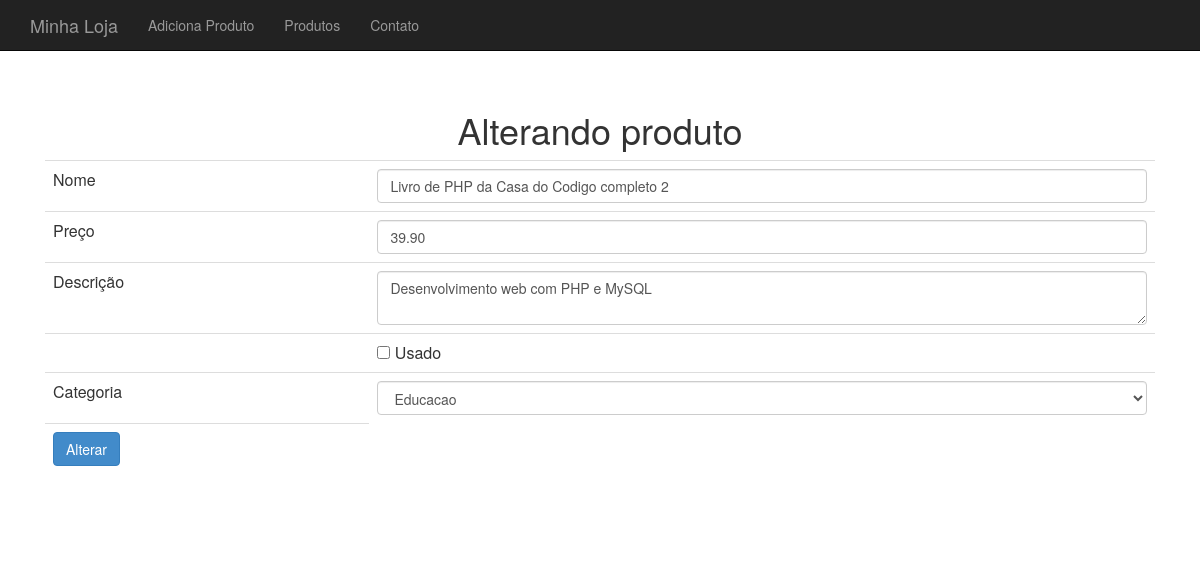
Page /loja/produto-altera-formulario.php?id=1 on the committed database.
### tables this page shows
CREATE TABLE `produtos` (
  `id` int(11) NOT NULL,
  `nome` varchar(255) DEFAULT NULL,
  `preco` decimal(10,2) DEFAULT NULL,
  `descricao` text NOT NULL,
  `usado` tinyint(1) NOT NULL,
  `categoria_id` int(11) DEFAULT NULL,
  `isbn` varchar(255) DEFAULT NULL,
  `tipoProduto` varchar(255) DEFAULT NULL,
  `waterMark` varchar(255) DEFAULT NULL,
  `taxaImpressao` varchar(255) DEFAULT NULL
);

### loja/banco-produto.php (called while the page is built, shortened)
<?php
require_once("class/Produto.php");
require_once("class/Categoria.php");
function buscaProduto($conexao, $id) {
	$query = "select * from produtos where id = {$id}";
	$resultado = mysqli_query($conexao, $query);
	$produto_buscado = mysqli_fetch_assoc($resultado);
	$categoria = new Categoria();
	$categoria->setId($produto_buscado['categoria_id']);
	$nome = $produto_buscado['nome'];
	$descricao = $produto_buscado['descricao'];
	$preco = $produto_buscado['preco'];
	$usado = $produto_buscado['usado'];
	$produto = new Produto($nome, $preco, $descricao, $categoria, $usado);
	$produto->setId($produto_buscado['id']);
	return $produto;
}

### loja/class/Produto.php (called while the page is built, shortened)
<?php
class Produto {
	private $nome;
	private $preco;
	private $descricao;
	private $categoria;
	private $usado;
	function __construct($nome, $preco, $descricao, Categoria $categoria, $usado) {
		$this->nome = $nome;
		$this->preco = $preco;
		$this->descricao = $descricao;
		$this->categoria = $categoria;
		$this->usado = $usado;
	}
	public function getNome() {
		return $this->nome;
	}
	public function getPreco() {
		return $this->preco;
	}
	public function getDescricao() {
		return $this->descricao;
	}
	public function getCategoria() {
		return $this->categoria;
	}
	public function isUsado() {
		return $this->usado;
	}
	public function setUsado($usado) {
		$this->usado = $usado;
	}
}
?>

### loja/banco-categoria.php (called while the page is built, shortened)
<?php
require_once("class/Categoria.php");
function listaCategorias($conexao) {
	$categorias = array();
	$query = "select * from categorias";
	$resultado = mysqli_query($conexao, $query);
	while($categoria_array = mysqli_fetch_assoc($resultado)) {
		$categoria = new Categoria();
		$categoria->setId($categoria_array['id']);
		$categoria->setNome($categoria_array['nome']);
		array_push($categorias, $categoria);
	}
	return $categorias;
}

### loja/class/Categoria.php (called while the page is built)
<?php
class Categoria {
	private $id;
	private $nome;
	public function getId() {
		return $this->id;
	}
	public function setId($id) {
		$this->id = $id;
	}
	public function getNome() {
		return $this->nome;
	}
	public function setNome($nome) {
		$this->nome = $nome;
	}
}
?>

### loja/produto-formulario-base.php (the view)
<tr>
	<td>Nome</td>
	<td>
		<input class="form-control" type="text" name="nome"
			value="<?=$produto->getNome()?>">
	</td>
</tr>
<tr>
	<td>Preço</td>
	<td>
		<input class="form-control" type="number" step="0.01" name="preco"
			value="<?=$produto->getPreco()?>">
	</td>
</tr>
<tr>
	<td>Descrição</td>
	<td>
		<textarea class="form-control" name="descricao"><?=$produto->getDescricao()?></textarea>
	</td>
</tr>
<tr>
	<td></td>
	<td><input type="checkbox" name="usado" <?=$produto->isUsado()?> value="true"> Usado
</tr>
<tr>
	<td>Categoria</td>
	<td>
		<select name="categoria_id" class="form-control">
			<?php
			foreach($categorias as $categoria) :
				$essaEhACategoria = $produto->getCategoria()->getId() == $categoria->getId();
				$selecao = $essaEhACategoria ? "selected='selected'" : "";
			?>
				<option value="<?=$categoria->getId()?>" <?=$selecao?>>
					<?=$categoria->getNome()?>
				</option>
			<?php
			endforeach
			?>
		</select>
	</td>
</tr>

### loja/css/loja.css (style rules this page uses)
body { padding-top: 50px; }

### rows in the picture
produtos: nome "Livro de PHP da Casa do Codigo completo 2", preco "39.90", descricao "Desenvolvimento web com PHP e MySQL"

### other values in the picture
form field categoria_id "Educacao"
